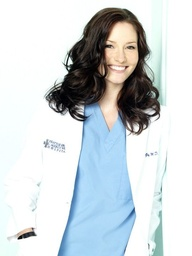
#> input picture assignment-2/images/lg.jpg, 192 x 256 px, shrunk from 540 x 720 before the run
$ jupyter execute Ass2_q4_Img2.ipynb   (shell and % lines are left out)
#> lines starting #> are read from the running program, lines starting #| are printed output that depends on the picture; after the words box and inside, x2 and y2 are one past the last pixel; in counts of white or black regions, pixels touching at a corner belong together
#> further down, lena is the input picture: shape (256, 192, 3); mean B, G, R 216.7, 213.7, 206.7
[cell 1]
import cv2 as cv
import matplotlib.pyplot as plt
import numpy as np
from numpy.random import seed
from numpy.random import randint
from math import sqrt,exp,pi
import plotly.express as px
from plotly.subplots import make_subplots

[cell 2]
def ones_averaging(img,k):
    kernel=np.ones((k,k))
    out_img=np.zeros_like(img)
    row,col=img.shape
    img_pad= np.zeros((row+ k-1,col + k-1))
    upper_zero_cnt= k/2
    u=int(upper_zero_cnt)
    img_pad[u:-u, u:-u] = img
    for i in range(row):
        for j in range(col):
            out_img[i,j]= (kernel*img_pad[i:i+k,j:j+k]).sum()
    return out_img/(k*k)

[cell 3]
def filter_1D(img,kernel):
    out_img=np.zeros_like(img)
    row,col=img.shape
    k=kernel.shape[0]
    img_pad= np.zeros((row+ k-1,col + k-1))
    upper_zero_cnt= k/2
    u=int(upper_zero_cnt)
    img_pad[u:-u, u:-u] = img
    for i in range(row):
        for j in range(col):
            out_img[i,j]= (kernel*img_pad[i:i+k,j:j+k]).sum()
    if(kernel.sum()!=0):
        out_img=out_img/(kernel.sum())
    out_img= np.clip(out_img,0,255)
    return out_img.astype(np.uint8)

[cell 4]
def bilateral_filt(img1,sig_domain,sig_range,k):
#> called with sig_domain = 14, sig_range = 14, k = 15
    var_domain=sig_domain**2
    var_range=sig_range**2
    img=np.copy(img1)
    img = img.astype('float32')
    out_img=np.zeros_like(img)
    row,col=img.shape
#> row = 256; col = 192
    img_pad= np.zeros((row+ k-1,col + k-1))
    u= int(k/2)
    img_pad[u:-u, u:-u] = img
    dom = np.zeros((k,k))
    for i in range(k):
        for j in range(k):
            dom[i,j] = np.exp(-((i-u)**2 + (j-u)**2)/(2*var_domain))
    for i in range(row):
        for j in range(col):
            range_img = img_pad[i:i+k,j:j+k]
            center_pixel = img_pad[i+u,j+u]
            sub = range_img-center_pixel
            ran = np.exp(-1*((sub**2)/(2*(var_range))))
            kernel=np.multiply(dom,ran)
            out_img[i,j]= np.sum(np.multiply(range_img,kernel))
            out_img[i,j] = out_img[i,j]/np.sum(kernel)
    return out_img
def bilfilt_3D(img, sig1, sig2, k):
    out_img=np.zeros(img.shape)
    if (len(img.shape)==2):
        out_img = bilateral_filt(img, sig1, sig2, k)
    elif (len(img.shape)==3):
        out_img[:,:,0] = bilateral_filt(img[:,:,0],sig1,sig2,k)
#> out_img: shape (256, 192, 3) float64
        out_img[:,:,1] = bilateral_filt(img[:,:,1],sig1,sig2,k)
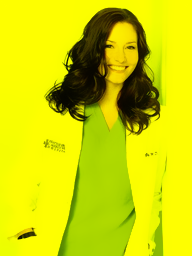
#> out_img: shape (256, 192, 3) float64; mean R, G, B 206.9, 213.9, 0; drawn with min black and max white
        out_img[:,:,2] = bilateral_filt(img[:,:,2],sig1,sig2,k)
#> call 3 of bilateral_filt, with sig_domain = 14, sig_range = 14, k = 15
#> in bilateral_filt (call 3), `img_pad[u:-u, u:-u] = img`:
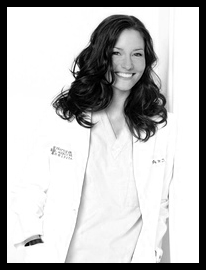
#> img_pad: shape (270, 206) float64; min 0, max 255, mean 191.5
#> out_img: shape (256, 192, 3) float64
    return out_img

[cell 5]
lena=cv.imread('../images/lg.jpg',1)
lena_grey=cv.imread('../images/lg.jpg',0)
lena=cv.cvtColor(lena,cv.COLOR_BGR2RGB)
plt.imshow(lena)

## Step 1

[cell 6]
r1 = bilfilt_3D(lena,14,14,15)

[cell 7]
plt.imshow(r1.astype(np.uint8))

## Step 2

[cell 8]
plt.imshow(lena_grey,cmap="gray")

## Step 3

[cell 9]
# blur = cv.GaussianBlur(lena_grey,(5,5),0)

[cell 10]
gb_5 = np.array([[1,4,6,4,1],[4,16,24,16,4],[6,24,36,24,6],[4,16,24,16,4],[1,4,6,4,1]]) ##Gaussian Kernel SIZE==5
gb_3 = np.array([[1,2,1],[2,4,2],[1,2,1]])  #Gaussian Kernel SIZE==3

[cell 11]
box5_blur_lena = ones_averaging(lena_grey.astype(np.uint16),5) #Box Filtering with Kernel SIZE == 5
#> after the loop in ones_averaging, `for i in range(row):`:
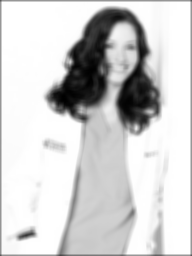
#> out_img: shape (256, 192) uint16; min 70, max 6375, mean 5231.9; drawn with min black and max white
box3_blur_lena = ones_averaging(lena_grey.astype(np.uint16),3) #Box Filtering with Kernel SIZE == 3
#> call 2 of ones_averaging, with k = 3
#> in ones_averaging (call 2), `img_pad[u:-u, u:-u] = img`:
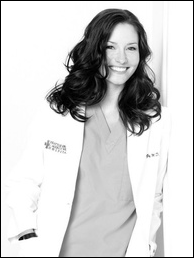
#> img_pad: shape (258, 194) float64; min 0, max 255, mean 208.2
#> after the loop in ones_averaging (call 2), `for i in range(row):`:
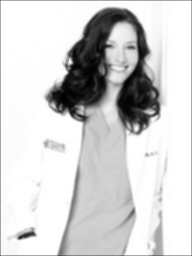
#> out_img: shape (256, 192) uint16; min 13, max 2295, mean 1894.3; drawn with min black and max white
ga5_blur_lena = filter_1D(lena_grey.astype(np.uint16),gb_5) #Gaussian Filtering with Kernel SIZE == 5
ga3_blur_lena = filter_1D(lena_grey.astype(np.uint16),gb_3)#Gaussian Filtering with Kernel SIZE == 3

[cell 12]
f, axarr = plt.subplots(2,2,figsize=(15,15))
axarr[0,0].imshow(box5_blur_lena,cmap="gray")
axarr[0,1].imshow(box3_blur_lena,cmap="gray")
axarr[1,0].imshow(ga5_blur_lena,cmap="gray")
axarr[1,1].imshow(ga3_blur_lena,cmap="gray")

axarr[0,0].set_title("Box Filtering size 5")
axarr[0,1].set_title("Box Filtering size 3")
axarr[1,0].set_title("Gaussian Filtering size 5")
axarr[1,1].set_title("Gaussian Filtering size 3")

## Step 4

[cell 13]
def adaptiveThresholding(img1,value,block,constant):
#> called with value = 150, block = 11, constant = 3
    img = np.copy(img1)
    k = block
    mask = np.zeros((k,k),np.float64)
    row,col = img.shape
#> row = 256; col = 192
    u = int(k/2)
    img_new = np.pad(img,((u,u),(u,u)),'constant')
    img_new = img_new.astype(np.uint8)
    for i in range(row):
        for j in range(col):
            mask = img_new[i:i+k,j:j+k]
            thr_val = np.mean(mask) - constant
            if img[i][j] <= thr_val :
                img[i][j] = 0
            elif img[i][j] > thr_val:
                img[i][j] = value
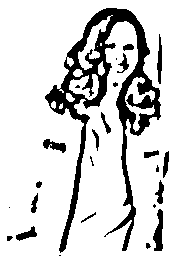
#> img: shape (256, 192) float64; values 0 (black) and 150 (white), 84.4% white; 25 black regions (8 under 20 px), largest, box (x1, y1, x2, y2) and area: (45, 8, 161, 253) 6112, (153, 209, 163, 251) 266, (43, 139, 66, 153) 170
    return img.astype(np.uint8)

[cell 14]
mk1 = adaptiveThresholding(box5_blur_lena,150,11,3)
mk2 = adaptiveThresholding(box3_blur_lena,255,11,3)
#> call 2 of adaptiveThresholding, with value = 255, block = 11, constant = 3
#> in adaptiveThresholding (call 2), `img_new = np.pad(img,((u,u),(u,u)),'constant')`:
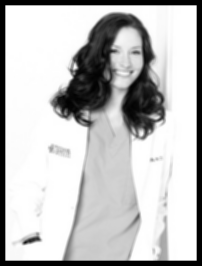
#> img_new: shape (266, 202) float64; min 0, max 255, mean 192.5
#> after the loop in adaptiveThresholding (call 2), `for i in range(row):`: img: shape (256, 192) float64; 83.8% white; 39 black regions (20 under 20 px), largest, box (x1, y1, x2, y2) and area: (45, 8, 161, 254) 6226, (153, 210, 163, 251) 262, (154, 150, 168, 206) 194
mk3 = adaptiveThresholding(ga5_blur_lena,150,11,3)
#> call 3 of adaptiveThresholding, with value = 150, block = 11, constant = 3
#> after the loop in adaptiveThresholding (call 3), `for i in range(row):`:
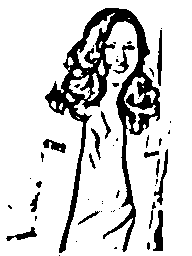
#> img: shape (256, 192); values 0 (black) and 150 (white), 83.5% white; 51 black regions (32 under 20 px), largest, box (x1, y1, x2, y2) and area: (45, 8, 160, 253) 6160, (153, 210, 163, 251) 261, (154, 149, 168, 205) 201
mk4 = adaptiveThresholding(ga3_blur_lena,150,11,3)
#> call 4 of adaptiveThresholding, with value = 150, block = 11, constant = 3
#> after the loop in adaptiveThresholding (call 4), `for i in range(row):`:
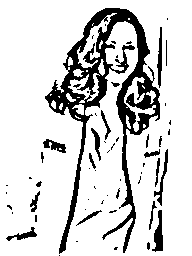
#> img: shape (256, 192); values 0 (black) and 150 (white), 83.2% white; 59 black regions (37 under 20 px), largest, box (x1, y1, x2, y2) and area: (45, 8, 160, 254) 6317, (152, 210, 163, 252) 251, (157, 27, 162, 88) 189

[cell 15]
f, axarr = plt.subplots(2,2,figsize=(15,15))
axarr[0,0].imshow(mk1,cmap="gray")
axarr[0,1].imshow(mk2,cmap="gray")
axarr[1,0].imshow(mk3,cmap="gray")
axarr[1,1].imshow(mk4,cmap="gray")

axarr[0,0].set_title("Box Filtering size 5 Edge Mask")
axarr[0,1].set_title("Box Filtering size 3 Edge Mask")
axarr[1,0].set_title("Gaussian Filtering size 5 Edge Mask ")
axarr[1,1].set_title("Gaussian Filtering size 3 Edge Mask")

## Step 5

[cell 16]
def cartoon_effect(img_blur,value,block,constant,bf_img):
#> called with value = 255, block = 11, constant = 3
    mk = adaptiveThresholding(img_blur,value,block,constant)
#     bg_img = cv.bitwise_and(bf_img,bf_img,mask =mk)
    bg_img = np.zeros_like(bf_img)
    bf_img = bf_img.astype(np.uint8)
    bg_img[:,:,0] = np.bitwise_and(bf_img[:,:,0],mk)
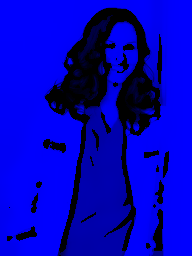
#> bg_img: shape (256, 192, 3) float64; mean of channels 0, 1, 2 191.4, 0, 0; drawn as B, G, R
    bg_img[:,:,1] = np.bitwise_and(bf_img[:,:,1],mk)
    bg_img[:,:,2] = np.bitwise_and(bf_img[:,:,2],mk)
    return bg_img.astype(np.uint8)

[cell 17]
ce1 = cartoon_effect(box5_blur_lena,255,11,3,r1)
ce2 = cartoon_effect(box3_blur_lena,255,11,3,r1)
ce3 = cartoon_effect(ga5_blur_lena,255,11,3,r1)
ce4 = cartoon_effect(ga3_blur_lena,255,11,3,r1)
